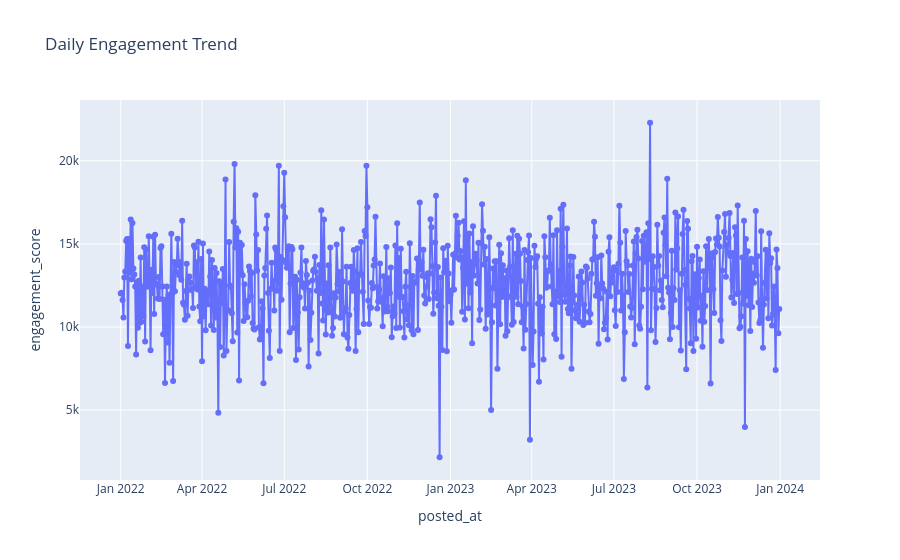

Here is the notebook cell this chart was saved with:
### Markdown cell above
#### 13. Interactive Line Chart – Daily Engagement Trend

### Code cell
daily_data = (
    df_cleaned.groupby(df_cleaned['posted_at'].dt.date)
    ['engagement_score']
    .mean()
    .reset_index()
)

fig = px.line(
    daily_data,
    x='posted_at',
    y='engagement_score',
    title='Daily Engagement Trend',
    markers=True
)

fig.show()

### Figure 1 — Plotly figure (JSON) as saved in the notebook; plotly's stock layout.template omitted (floating-point values rounded to 4 significant figures; data arrays with more than 128 entries replaced by an {"elided": "..."} marker saying what was removed)
{"data": [{"hovertemplate": "posted_at=%{x}<br>engagement_score=%{y}<extra></extra>", "legendgroup": "", "line": {"color": "#636efa", "dash": "solid"}, "marker": {"symbol": "circle"}, "mode": "lines+markers", "name": "", "orientation": "v", "showlegend": false, "type": "scatter", "x": {"elided": "729 str values"}, "xaxis": "x", "y": {"elided": "729 float values"}, "yaxis": "y"}], "layout": {"legend": {"tracegroupgap": 0}, "title": {"text": "Daily Engagement Trend"}, "xaxis": {"anchor": "y", "domain": [0, 1], "title": {"text": "posted_at"}}, "yaxis": {"anchor": "x", "domain": [0, 1], "title": {"text": "engagement_score"}}}}
